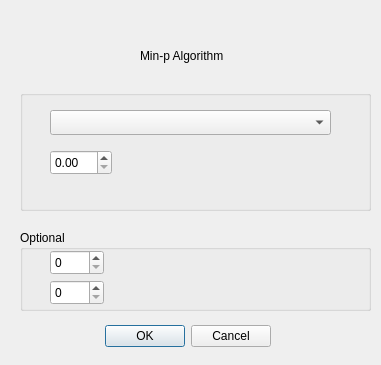
<?xml version="1.0" encoding="UTF-8"?>
<ui version="4.0">
 <class>minp_ui</class>
 <widget class="QDialog" name="minp_ui">
  <property name="geometry">
   <rect>
    <x>0</x>
    <y>0</y>
    <width>381</width>
    <height>365</height>
   </rect>
  </property>
  <property name="windowTitle">
   <string>clusterpy_light</string>
  </property>
  <widget class="QDialogButtonBox" name="buttonBox">
   <property name="geometry">
    <rect>
     <x>100</x>
     <y>320</y>
     <width>171</width>
     <height>32</height>
    </rect>
   </property>
   <property name="orientation">
    <enum>Qt::Horizontal</enum>
   </property>
   <property name="standardButtons">
    <set>QDialogButtonBox::Cancel|QDialogButtonBox::Ok</set>
   </property>
  </widget>
  <widget class="QGroupBox" name="groupBox">
   <property name="geometry">
    <rect>
     <x>20</x>
     <y>90</y>
     <width>351</width>
     <height>121</height>
    </rect>
   </property>
   <property name="title">
    <string/>
   </property>
   <widget class="QComboBox" name="comboBox">
    <property name="geometry">
     <rect>
      <x>30</x>
      <y>20</y>
      <width>281</width>
      <height>25</height>
     </rect>
    </property>
   </widget>
   <widget class="QDoubleSpinBox" name="doubleSpinBox">
    <property name="geometry">
     <rect>
      <x>30</x>
      <y>60</y>
      <width>62</width>
      <height>25</height>
     </rect>
    </property>
   </widget>
  </widget>
  <widget class="QGroupBox" name="groupBox_2">
   <property name="geometry">
    <rect>
     <x>20</x>
     <y>230</y>
     <width>351</width>
     <height>81</height>
    </rect>
   </property>
   <property name="title">
    <string>Optional</string>
   </property>
   <widget class="QSpinBox" name="spinBox">
    <property name="geometry">
     <rect>
      <x>30</x>
      <y>20</y>
      <width>54</width>
      <height>25</height>
     </rect>
    </property>
   </widget>
   <widget class="QSpinBox" name="spinBox_2">
    <property name="geometry">
     <rect>
      <x>30</x>
      <y>50</y>
      <width>54</width>
      <height>25</height>
     </rect>
    </property>
   </widget>
  </widget>
  <widget class="QLabel" name="label">
   <property name="geometry">
    <rect>
     <x>140</x>
     <y>40</y>
     <width>101</width>
     <height>31</height>
    </rect>
   </property>
   <property name="text">
    <string>Min-p Algorithm</string>
   </property>
  </widget>
 </widget>
 <resources/>
 <connections>
  <connection>
   <sender>buttonBox</sender>
   <signal>accepted()</signal>
   <receiver>minp_ui</receiver>
   <slot>accept()</slot>
   <hints>
    <hint type="sourcelabel">
     <x>248</x>
     <y>254</y>
    </hint>
    <hint type="destinationlabel">
     <x>157</x>
     <y>274</y>
    </hint>
   </hints>
  </connection>
  <connection>
   <sender>buttonBox</sender>
   <signal>rejected()</signal>
   <receiver>minp_ui</receiver>
   <slot>reject()</slot>
   <hints>
    <hint type="sourcelabel">
     <x>316</x>
     <y>260</y>
    </hint>
    <hint type="destinationlabel">
     <x>286</x>
     <y>274</y>
    </hint>
   </hints>
  </connection>
 </connections>
</ui>
